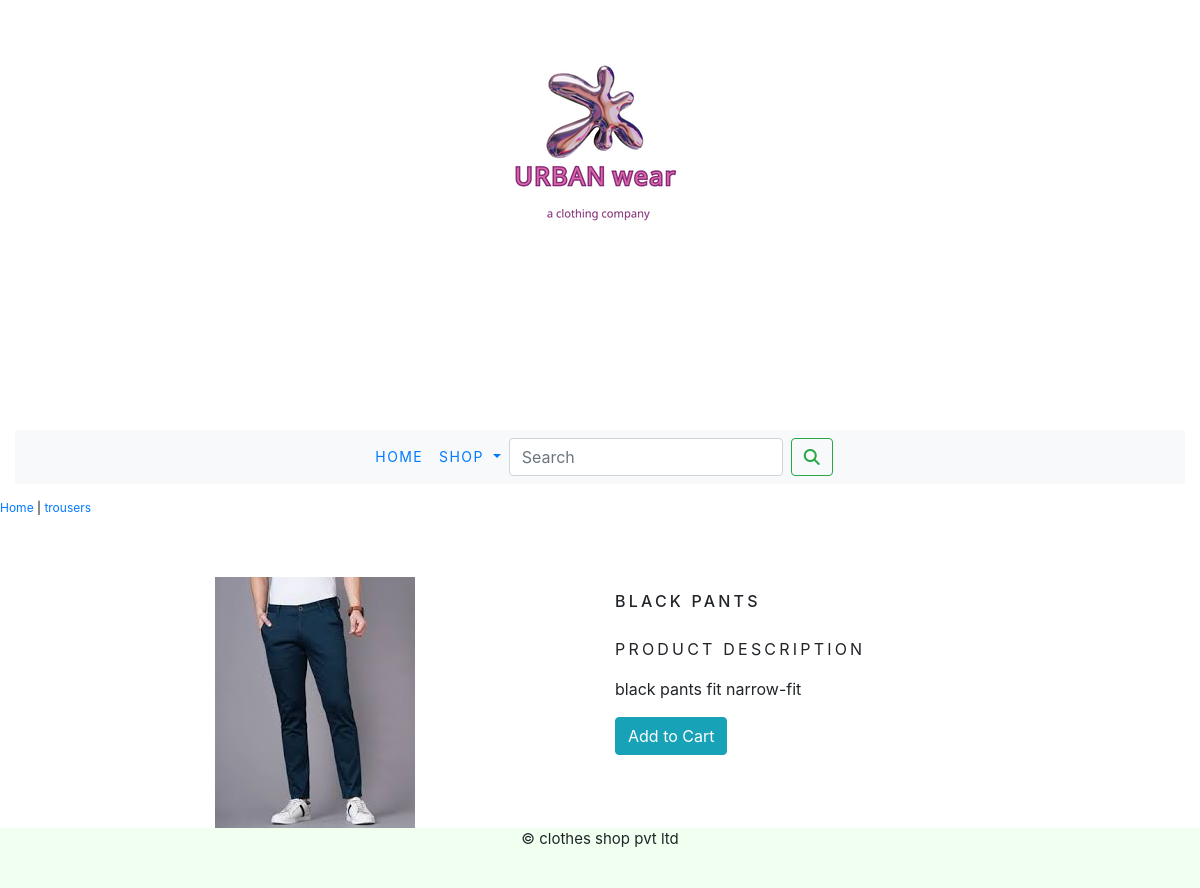
The page /ecom/trousers/black-pants-899/ on the database its author committed.
### ecom_app/models.py (models this page shows, shortened)
class products(models.Model):
    name=models.CharField(max_length=250,unique=True)
    slug=models.SlugField(max_length=250,unique=True)
    description=models.TextField(blank=True)
    prize=models.DecimalField(max_digits=10,decimal_places=2)
    category=models.ForeignKey(Category,on_delete=models.CASCADE)
    image=models.ImageField(upload_to='product',blank=True)
    stock=models.IntegerField()
    available=models.BooleanField(default=True)
    created=models.DateTimeField(auto_now_add=True)
    updated=models.DateTimeField(auto_now=True)
    class Meta:
        ordering = ('name',)
        verbose_name = 'product'
        verbose_name_plural = 'products'

class Category(models.Model):
    name=models.CharField(max_length=250,unique=True)
    slug=models.SlugField(max_length=250,unique=True)
    description=models.TextField()
    image=models.ImageField(upload_to='category')
    class Meta:
        ordering=('name',)
        verbose_name='category'
        verbose_name_plural='categories'
    def get_url(self):
        return reverse('ecom_app:products_by_category', args=[self.slug])
    def __str__(self):
        return '{}'.format(self.name)

### ecom_app/views.py (the view)
# urls.py: path('<slug:c_slug>/<slug:p_slug>/',views.prodetail,name='prodet')
def prodetail(request,c_slug,p_slug):
    try:
        product=products.objects.get(category__slug=c_slug,slug=p_slug)
    except Exception as e:
        raise e
    return render(request,'product.html',{'product':product})

### cart/context_processors.py (called while the page is built)
def counter(request):
    item_count=0
    if 'admin' in request.path:
        return {}
    else:
        try:
            Cart=cart.objects.filter(cart_id=_cart_id(request))
            cart_items=cartitem.objects.all().filter(cart=Cart[:1])
            for cart_item in cart_items:
                item_count += cart_item.quantity
        except cart.DoesNotExist:
            item_count= 0
    return dict(item_count=item_count)

### cart/views.py (called while the page is built)
def _cart_id(request):
    Cart=request.session.session_key
    if not Cart:
        Cart = request.session.create()
    return Cart

### ecom_app/context_processors.py (called while the page is built)
def menu_links(request):
    links=Category.objects.all()
    return dict(links=links)

### templates/product.html (shortened to what this page needs)
{% extends 'base.html' %}
{% load static %}
{% block content %}
<div class="row my_product_row_class">
  <div class="mx_auto">
   <p><a href="{% url 'ecom_app:allprodcat' %}">Home</a> | <a href="{{product.category.get_url}}">{{product.category}}</a></p>
  </div>
</div>
<div class="container">
<br>
<div class="row">
    <div class="col-12 col-sm-12 col-md-12 col-lg-6 text-center">
        <div style="min-width:18rem;">
            <img src="{{product.image.url}}" alt="{{product.name}}">
        </div>
    </div>
    <div class="col-12 col-sm-12 col-md-12 col-lg-6">
        <div>
        <h2 class="my_prod_title">{{product.name}}</h2>
        <p class="my_title">PRODUCT DESCRIPTION</p>
        <p class="text-justify my_prod_text">{{product.description}}</p>
        {% if product.stock <= 0 %}
          <p class="text-justify my_prod_text"><b>Out of Stock</b></p>
        {% else %}
        <a class="btn btn-info" href="{% url 'cart:add_cart' product.id %}">Add to Cart</a><br>
        {% endif %}
    </div>
    </div>
   </div>
</div>
{% endblock %}

### static/css/custom.css (style rules this page uses)
.my_title { font-size:16px;text-transform:uppercase;letter-spacing:.2em; }
.my_product_row_class { padding-top:15px;padding-bottom:20px; }
.my_product_row_class .mx_auto { color:#000;font-size:12px;text-decoration:none; }
.my_prod_title { font-size:16px;text-transform:uppercase;letter-spacing:.2em;padding-top:15px;padding-bottom:10px; }
.my_prod_text { padding-right:20px; }

### rows shown on the page
products: category "trousers", image (picture), name "BLACK PANTS", description "black pants fit narrow-fit"
